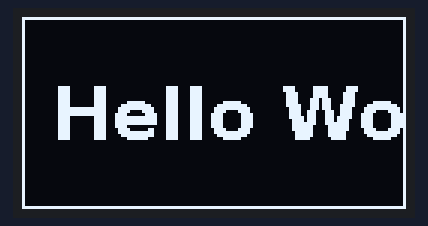
A program run on a simulated Raspberry Pi (BCM pin numbers). Shown: 128×64 one-colour display. What the program prints to the terminal is not drawn. At 10.3 s the program stops and its outputs stay as they are.

Above: at 0.2 s.

Measured:
- what the display in image 0 shows lasts 10.0 s, from 0.2 s to 10.2 s

The program:

hello_oled_10s.py
```python
#!/usr/bin/env python3
import time
from luma.core.interface.serial import i2c
from luma.oled.device import ssd1306
from PIL import Image, ImageDraw, ImageFont

serial = i2c(port=1, address=0x3C)
device = ssd1306(serial, width=128, height=64)

image = Image.new('1', (128, 64))
draw = ImageDraw.Draw(image)

try:
    font = ImageFont.truetype("/usr/share/fonts/truetype/dejavu/DejaVuSans-Bold.ttf", 24)
except:
    font = ImageFont.load_default()

draw.rectangle((0, 0, 127, 63), outline=255, fill=0)
draw.text((10, 18), "Hello World!", font=font, fill=255)

device.display(image)

print("✓ OLED 显示中...")
print("  屏幕会保持显示 10 秒")
time.sleep(10)

print("✓ 测试完成，屏幕已关闭")
```
